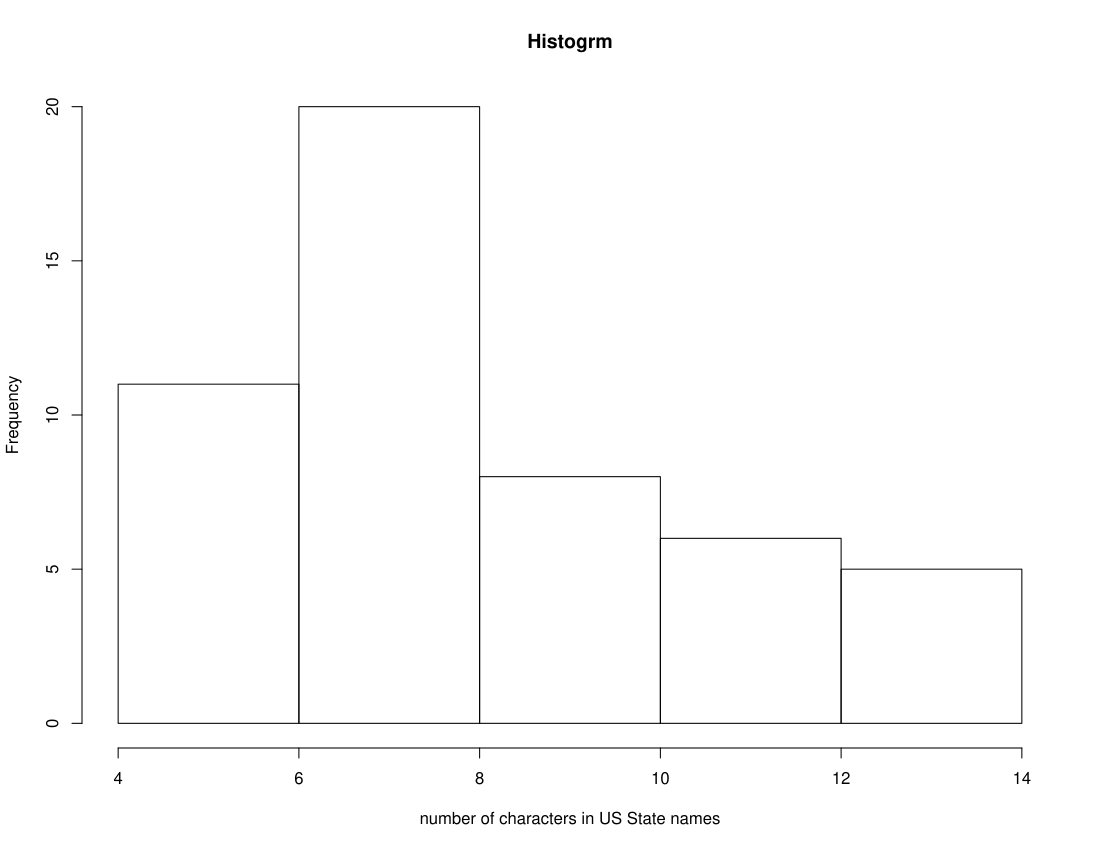

This figure's R source:
#Assignment 4.3
states = rownames(USArrests)

#Get states names with 'w'.

grep(pattern = "w", x=states, value = T)

#Get states names with 'W'.

grep(pattern = "W", x=states, value = T)

#Prepare a histogram of the number of characters in each US state.

l <- nchar(states)
hist(l, main = "Histogrm",
      xlab = "number of characters in US State names")
